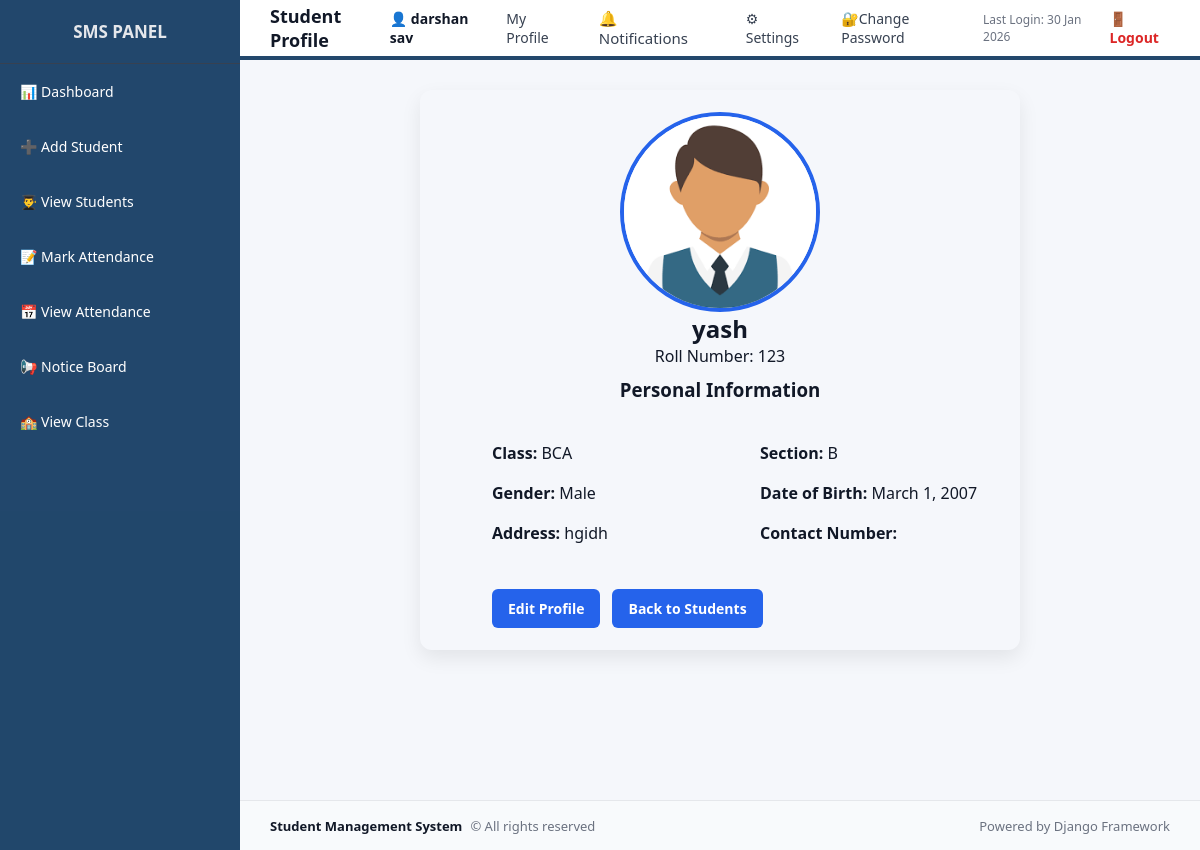
/students/6/ (signed in), run on the app's committed database.
### school/models.py (models this page shows, shortened)
class Student(models.Model):
    user = models.OneToOneField(User, on_delete=models.CASCADE)
    roll_number = models.IntegerField(unique=True)
    classroom = models.ForeignKey(
        ClassRoom,
        on_delete=models.SET_NULL,
        null=True,
        blank=True,
        related_name="students"
    )
    gender = models.CharField(
        max_length=10,
        choices=[('Male', 'Male'), ('Female', 'Female')]
    )
    profile_image = models.ImageField(
        upload_to = 'student_profiles/',
        default='student_profiles.default.png',
        blank = True,
        null = True
    )
    date_of_birth = models.DateField()
    address = models.TextField()

class ClassRoom(models.Model):
    class_name = models.CharField(max_length=50)
    section = models.CharField(max_length=10)
    class_teacher = models.ForeignKey(
        User,
        on_delete=models.SET_NULL,
        null=True,
        blank=True,
        related_name='class_teacher'
    )
    total_students = models.PositiveIntegerField()
    capacity = models.PositiveIntegerField()
    class meta :
        unique_together = ('class_name', 'section')
        ordering = ('class_name', 'section')

### school/views.py (the view)
# urls.py: path('students/<int:student_id>/', views.student_profile, name="student_profile"),
@login_required
def student_profile(request, student_id):
   student = get_object_or_404(Student, id=student_id)
   return render(
       request,
       'school/student_profile.html',
       {'student': student}
   )

### school/context_processors.py (called while the page is built)
def notification_count(request):
    if request.user.is_authenticated:
        count = Notification.objects.filter(
            user = request.user,
            is_read = False
        ).count()
    else:
        count = 0
    return {'notification_count': count}

def user_roles(request):
    user = request.user
    return {
        'is_admin': user.is_authenticated and (
            user.is_superuser or user.groups.filter(name='Admin').exists()
        ),
        'is_teacher': user.is_authenticated and user.groups.filter(name='Teacher').exists(),
        'is_student': user.is_authenticated and user.groups.filter(name='Student').exists(),
    }

### templates/school/student_profile.html (shortened to what this page needs)
{% extends "school/base.html" %}
{% load static %}
{% block page_title %}Student Profile{% endblock %}
{% block content %}
<div class="card profile-card">
    <div class="profile-header">
        {% if student.profile_image %}
            <div class="profile-avatar">
                <img src="{{ student.profile_image.url }}" alt="Profile Image" class="profile-image">
            </div>
        {% else %}
            <img src="{% static 'school/default_profile.png' %}" alt="Default Profile Image" class="profile-image">
        {% endif %}
        <h2>{{ student.user.username }}</h2>
        <p>Roll Number: {{ student.roll_number }}</p>
        <h3 class="h3">Personal Information</h3>
    </div>
    <div class="profile-info">
        <p><strong>Class:</strong> {{ student.classroom.class_name }}</p>
        <p><strong>Section:</strong> {{ student.classroom.section }}</p>
        <p><strong>Gender:</strong> {{ student.gender }}</p>
        <p><strong>Date of Birth:</strong> {{ student.date_of_birth }}</p>
        <p><strong>Address:</strong> {{ student.address }}</p>
        <p><strong>Contact Number:</strong> {{ student.contact_number }}</p>
    </div>
    <div class="profile-actions">
        <a href="{% url 'update_student' student.id %}" class="btn btn-edit">Edit Profile</a>
        <a href="{% url 'view_students' %}" class="btn btn-secondary">Back to Students</a>
    </div>
</div>
{% endblock %}

### templates/school/base.html (shortened to what this page needs)
<!DOCTYPE html>
<html lang="en">
<head>
    {% load static %}
    <link rel="stylesheet" href="{% static 'school/css/main.css' %}">
</head>
<body class="{% if request.session.dark_mode %}dark-theme{% endif %}">
<div class="layout">
    <div class="sidebar">
        <h2>SMS PANEL</h2>
        {% if is_admin %}
            <a href="{% url 'dashboard' %}">📊 Dashboard</a>
            <a href="{% url 'add_student' %}">➕ Add Student</a>
            <a href="{% url 'view_students' %}">👨‍🎓 View Students</a>
            <a href="{% url 'add_teacher' %}">➕ Add Teacher</a>
            <a href="{% url 'view_teachers' %}">👨‍🏫 View Teachers</a>
            <a href="{% url 'mark_attendance' %}">📝 Mark Attendance</a>
            <a href="{% url 'view_attendance' %}">📅 View Attendance</a>
            <a href="{% url 'notice_list' %}">📢 Notice Board</a>
            <a href="{% url 'add_classroom' %}">➕ Add Class Room</a>
            <a href="{% url 'view_classroom' %}">🏫 View Class</a>
        {% elif is_teacher %}
            <a href="{% url 'dashboard' %}">📊 Dashboard</a>
            <a href="{% url 'add_student' %}">➕ Add Student</a>
            <a href="{% url 'view_students' %}">👨‍🎓 View Students</a>
            <a href="{% url 'mark_attendance' %}">📝 Mark Attendance</a>
            <a href="{% url 'view_attendance' %}">📅 View Attendance</a>
            <a href="{% url 'notice_list' %}">📢 Notice Board</a>
            <a href="{% url 'view_classroom' %}">🏫 View Class</a>
        {% elif is_student %}
            <a href="{% url 'dashboard' %}">📊 Dashboard</a>
            <a href="{% url 'view_attendance' %}">📅 View Attendance</a>
            <a href="{% url 'notice_list' %}">📢 Notice Board</a>
            <a href="{% url 'view_classroom' %}">🏫 View Class</a>
        {% endif %}
    </div>
    <div class="main">
        <div class="topbar">
            <h3>{% block page_title %}Dashboard{% endblock %}</h3>
            <div class="user-menu">
                <span class="user-name">
                    👤 {{ request.user.username }}
                </span>
                <a href="{% url 'my_profile' %}" class="user-menu-link">My Profile</a>
                <a href="{% url 'notifications' %}" class="user-menu-link nav-icon">
                    🔔 Notifications
                </a>
                <a href="{% url 'settings' %}" class="user-menu-link">⚙ Settings</a>
                <a href="{% url 'change_password' %}" class="user-menu-link">🔐Change Password</a>
                <span class="last-login">
                    Last Login: {{ request.user.last_login|date:"d M Y" }}
                </span>
                <a href="{% url 'logout' %}" class="logout-link">🚪 Logout</a>
            </div>
        </div>
        <div class="content">
            {% block content %}{% endblock %}
        </div>
    </div>
</div>
<footer class="footer">
    <div class="footer-left">
        <strong>Student Management System</strong>
        <span>© {{ now|date:"Y" }} All rights reserved</span>
    </div>
    <div class="footer-right">
        <span>Powered by Django Framework</span>
    </div>
</footer>
</body>
</html>

### static/school/css/main.css (style rules this page uses)
* { margin: 0; padding: 0; box-sizing: border-box; }
html, body { max-height: 100%; font-family: "Segoe UI", Roboto, Arial, sans-serif; background-color: var(--bg-main); color: var(--text-primary); }
a { text-decoration: none; color: inherit; }
.layout { display: flex; min-height: 100vh; }
.sidebar { width: 240px; background-color: var(--bg-sidebar); color: #e5e7eb; position: fixed; top: 0; left: 0; height: 100%; }
.sidebar h2 { text-align: center; padding: 20px 10px; font-size: 17px; font-weight: 600; border-bottom: 1px solid #374151; }
.sidebar a { display: block; padding: 18px 20px; font-size: 14px; color: white; transition: background 0.2s ease, color 0.2s ease; }
.main { margin-left: 240px; width: calc(100% - 240px); }
.topbar { height: 60px; background-color: var(--bg-topbar); padding: 0 30px; display: flex; align-items: center; justify-content: space-between; border-bottom: 4px solid var(--border-color); border-color: #002c55dc; }
.topbar h3 { font-size: 18px; font-weight: 600; color: var(--text-primary); }
.nav-icon { position: relative; font-size: 15px; margin-right: 15px; }
.user-menu { display: flex; align-items: center; gap: 16px; font-size: 14px; }
.user-name { font-weight: 600; color: var(--text-primary); }
.user-menu-link { color: var(--text-secondary); font-weight: 500; text-decoration: none; padding: 6px 10px; border-radius: 6px; transition: background-color 0.2s ease; }
.last-login { font-size: 12px; color: var(--text-muted); }
.logout-link { color: var(--danger); font-weight: 600; }
.content { padding: 30px; min-height: calc(100vh - 60px); }
.btn, .login-btn { display: inline-block; padding: 11px 16px; background-color: #2563eb; color: #ffffff; font-size: 14px; font-weight: 600; border-radius: 6px; border: none; cursor: pointer; transition: background-color 0.25s ease; }
.btn-edit { background-color: #2563eb; color: #ffffff; }
.btn-edit { background: #2563eb; color: white; }
:root { --bg-main: #f5f7fb; --bg-card: #ffffff; --bg-sidebar: #002c55dc; --bg-topbar: #ffffff; --text-primary: #111827; --text-secondary: #374151; --text-muted: #6b7280; --border-color: #e5e7eb; --accent: #2563eb; --danger: #dc2626; --bg-footer: #f8fafc; --border-color: #e5e7eb; --text-primary: #111827; --text-secondary: #374151; --text-muted: #6b7280; }
.footer { margin-left: 240px; height: 50px; padding: 0 30px; background:var(--bg-footer); border-top: 1px solid var(--border-color); display: flex; align-items: center; justify-content: space-between; font-size: 13px; color: var(--text-muted); }
.footer-left { display: flex; gap: 8px; align-items: center; }
.footer-left strong { color: var(--text-primary); font-weight: 600; }
.footer-right { display: flex; gap: 6px; align-items: center; }
.profile-card { max-width: 600px; margin: auto; text-align: center; }
.profile-info { margin-top: 20px; text-align: left; }
.profile-card { background: var(--card-bg); border-radius: 12px; padding: 22px; text-align: center; box-shadow: 0 8px 20px rgba(0,0,0,0.08); }
.profile-avatar { width: 200px; height: 200px; margin: auto; border-radius: 50%; overflow: hidden; border: 4px solid var(--accent); }
.profile-avatar img { width: 100%; height: 100%; object-fit: cover; }
.profile-info { display: grid; grid-template-columns: repeat(2, 1fr); gap: 18px 30px; padding-top: 20px; padding-left: 50px; }
.h3 { padding-top: 10px; }
.profile-actions { margin-top: 25px; display: flex; gap: 12px; padding-top: 20px; padding-left: 50px; }
.profile-actions .btn { padding: 10px 16px; font-size: 14px; }

### data on the page
Student: profile_image (placeholder picture), user.username "yash", roll_number "123", classroom.class_name "BCA", classroom.section "B", gender "Male", date_of_birth "March 1, 2007", address "hgidh"

### other printed values
{{ request.user.username }} "darshan sav"
{{ request.user.last_login|date:"d M Y" }} "30 Jan 2026"
